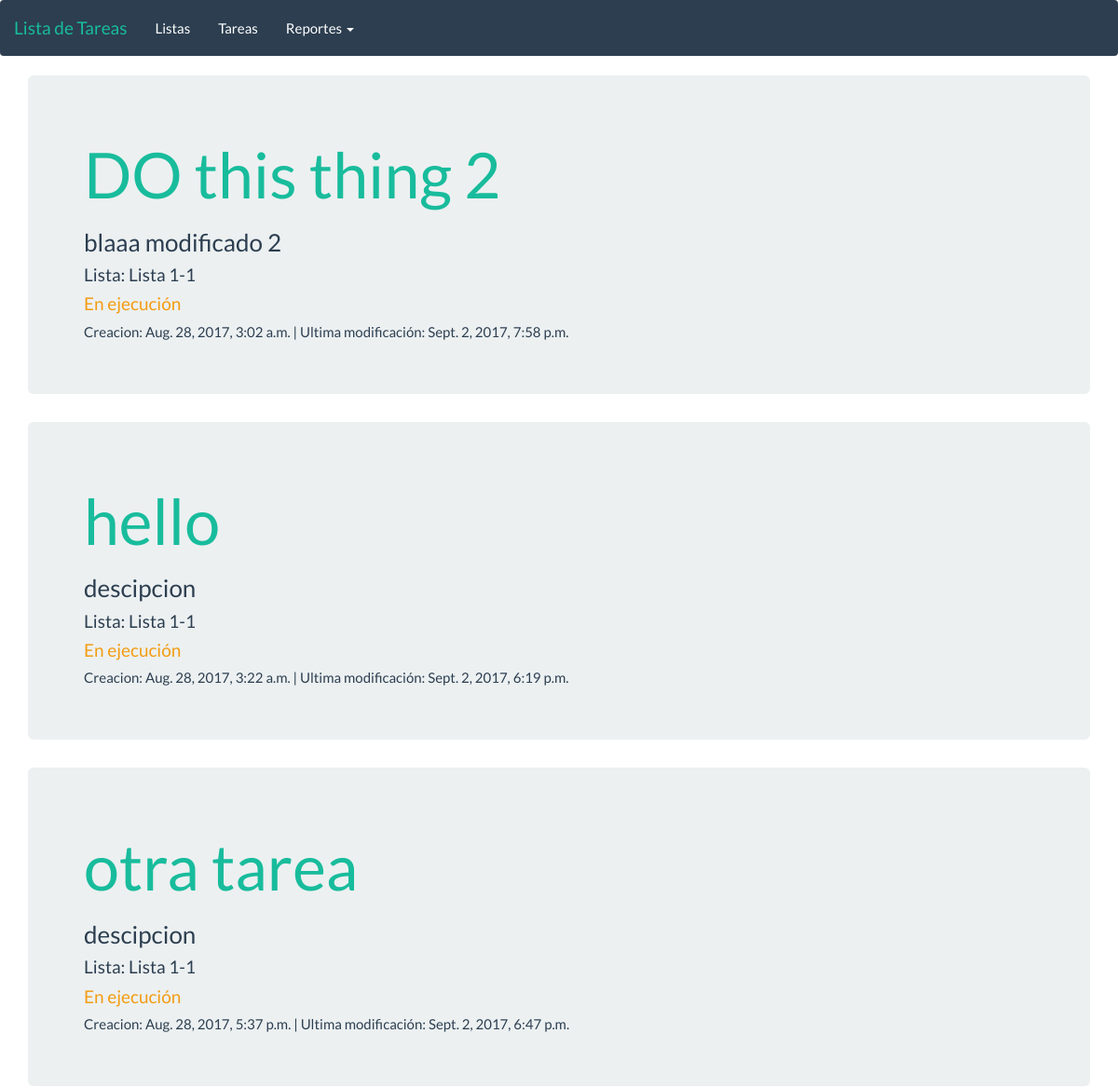
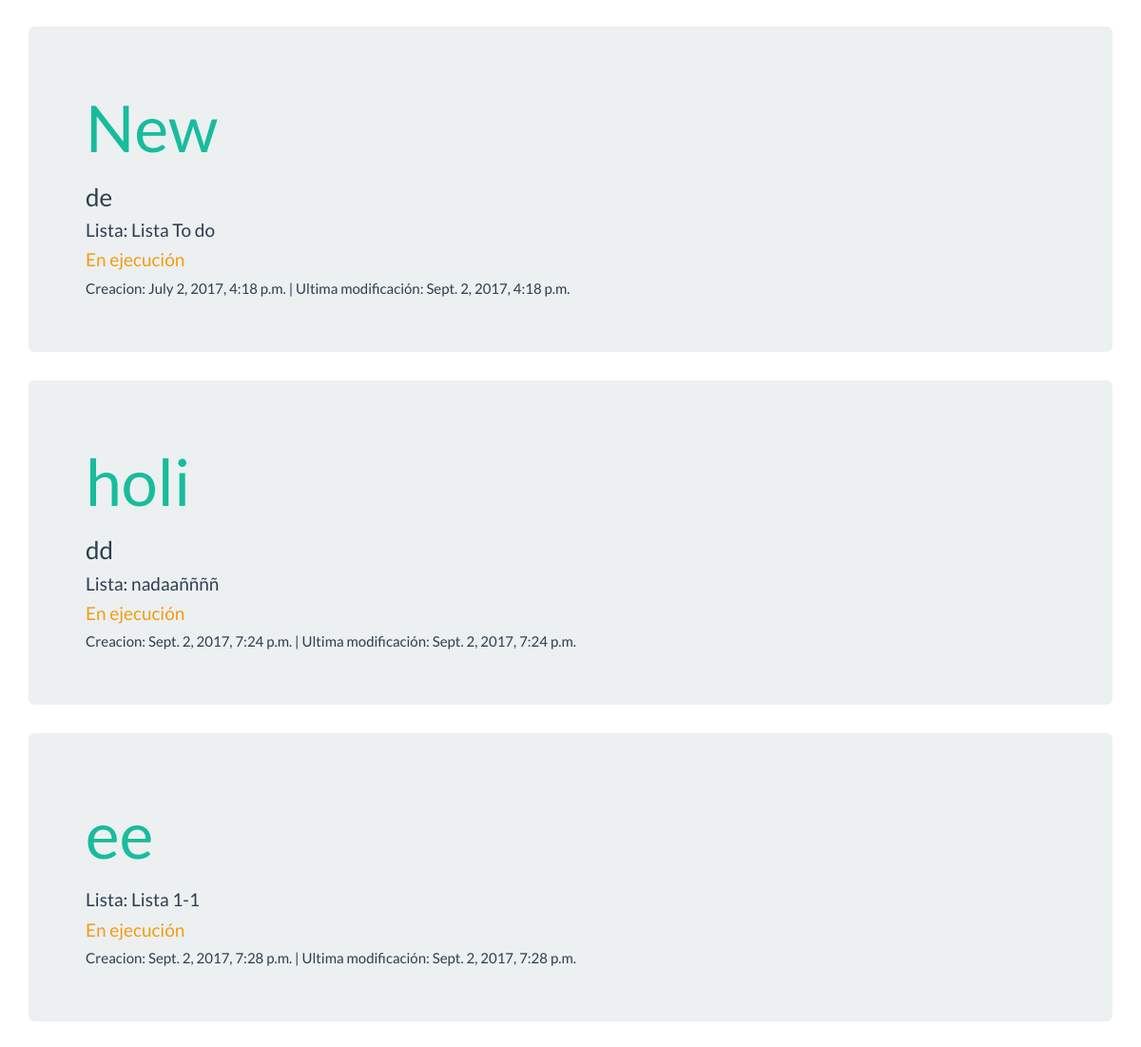
The page /tarea/pendientes on the database its author committed (2 pictures, top to bottom).
### tarea/models.py (models this page shows, shortened)
class Tarea(models.Model):
	lista = models.ForeignKey(Lista, null=True, on_delete=models.CASCADE)
	titulo_tarea = models.CharField(max_length=50)
	terminado =models.BooleanField(default=False)
	fecha_creacion_tarea = models.DateTimeField(auto_now_add=True)
	fecha_modificacion = models.DateTimeField(auto_now=True)
	descripcion = models.TextField(blank=True)

class Lista(models.Model):
	titulo_lista = models.CharField(max_length=50)
	fecha_creacion_lista = models.DateTimeField(auto_now_add=True)
	def __str__(self):
		return self.titulo_lista

### tarea/views.py (the view)
class TareaPendiente(generic.ListView):
	model = Tarea
	template_name = 'tarea/tareas_pendientes.html'
	def get_queryset(self):
		queryset = Tarea.objects.exclude(terminado=True)
		return queryset

### tarea/templates/tarea/tareas_pendientes.html (shortened to what this page needs)
{% extends 'base.html' %}
{% block container %}
<div class="container">
{% if object_list %}
        {% for tarea in object_list %}
        <div class="jumbotron">
  			<h1><a href=#>{{ tarea.titulo_tarea }}</a> </h1>
        <h3>{{ tarea.descripcion }} </h3>
        <h4>Lista: {{ tarea.lista }} </h4>
        {%if tarea.terminado == True%}
        <h4 class="text-danger">Finalizada</h4>
        {% else %}
        <h4 class="text-warning">En ejecución</h4>
        {% endif %}
       	<h5>Creacion: {{ tarea.fecha_creacion_tarea }} | Ultima modificación: {{ tarea.fecha_modificacion }}</h5>
		</div>
        {% endfor %}
    {% else %}
        <p>N hay tareas</p>
    {% endif %}
{% endblock %}

### templates/base.html (shortened to what this page needs)
{% load staticfiles %}
<!DOCTYPE html>
<html lang="en">
  <head>
    <link href="{% static 'css/bootstrap_tema.min.css' %}" rel="stylesheet">
  </head>
  <body>
    <nav class="navbar navbar-default">
  <div class="container-fluid">
    <div class="navbar-header">
      <a class="navbar-brand" href=#">Lista de Tareas</a>
    </div>
    <div class="collapse navbar-collapse" id="bs-example-navbar-collapse-2">
      <ul class="nav navbar-nav">
        <li class="{% if active_title == 'lista' %}active{% endif %}"><a href="{% url 'tarea:clase_index' %}">Listas <span class="sr-only">(current)</span></a></li>
        <li class="{% if active_title == 'tarea' %}active{% endif %}"><a href="{% url 'tarea:clase_tarea' %}">Tareas</a></li>
        <li class="dropdown">
          <a href="#" class="dropdown-toggle" data-toggle="dropdown" role="button" aria-expanded="false">Reportes <span class="caret"></span></a>
        </li>
      </ul>
    </div>
  </div>
</nav>
        {% block container %}
        {% endblock container %}
  </body>
</html>

### rows shown on the page
Tarea: titulo_tarea "DO this thing 2", descripcion "blaaa modificado 2", lista "Lista 1-1", terminado "En ejecución", fecha_creacion_tarea "Aug. 28, 2017, 3:02 a.m.", fecha_modificacion "Sept. 2, 2017, 7:58 p.m."
Tarea: titulo_tarea "hello", descripcion "descipcion", lista "Lista 1-1", terminado "En ejecución", fecha_creacion_tarea "Aug. 28, 2017, 3:22 a.m.", fecha_modificacion "Sept. 2, 2017, 6:19 p.m."
Tarea: titulo_tarea "otra tarea", descripcion "descipcion", lista "Lista 1-1", terminado "En ejecución", fecha_creacion_tarea "Aug. 28, 2017, 5:37 p.m.", fecha_modificacion "Sept. 2, 2017, 6:47 p.m."
Tarea: titulo_tarea "New", descripcion "de", lista "Lista To do", terminado "En ejecución", fecha_creacion_tarea "July 2, 2017, 4:18 p.m.", fecha_modificacion "Sept. 2, 2017, 4:18 p.m."
Tarea: titulo_tarea "holi", descripcion "dd", lista "nadaaññññ", terminado "En ejecución", fecha_creacion_tarea "Sept. 2, 2017, 7:24 p.m.", fecha_modificacion "Sept. 2, 2017, 7:24 p.m."
Tarea: titulo_tarea "ee", lista "Lista 1-1", terminado "En ejecución", fecha_creacion_tarea "Sept. 2, 2017, 7:28 p.m.", fecha_modificacion "Sept. 2, 2017, 7:28 p.m."
